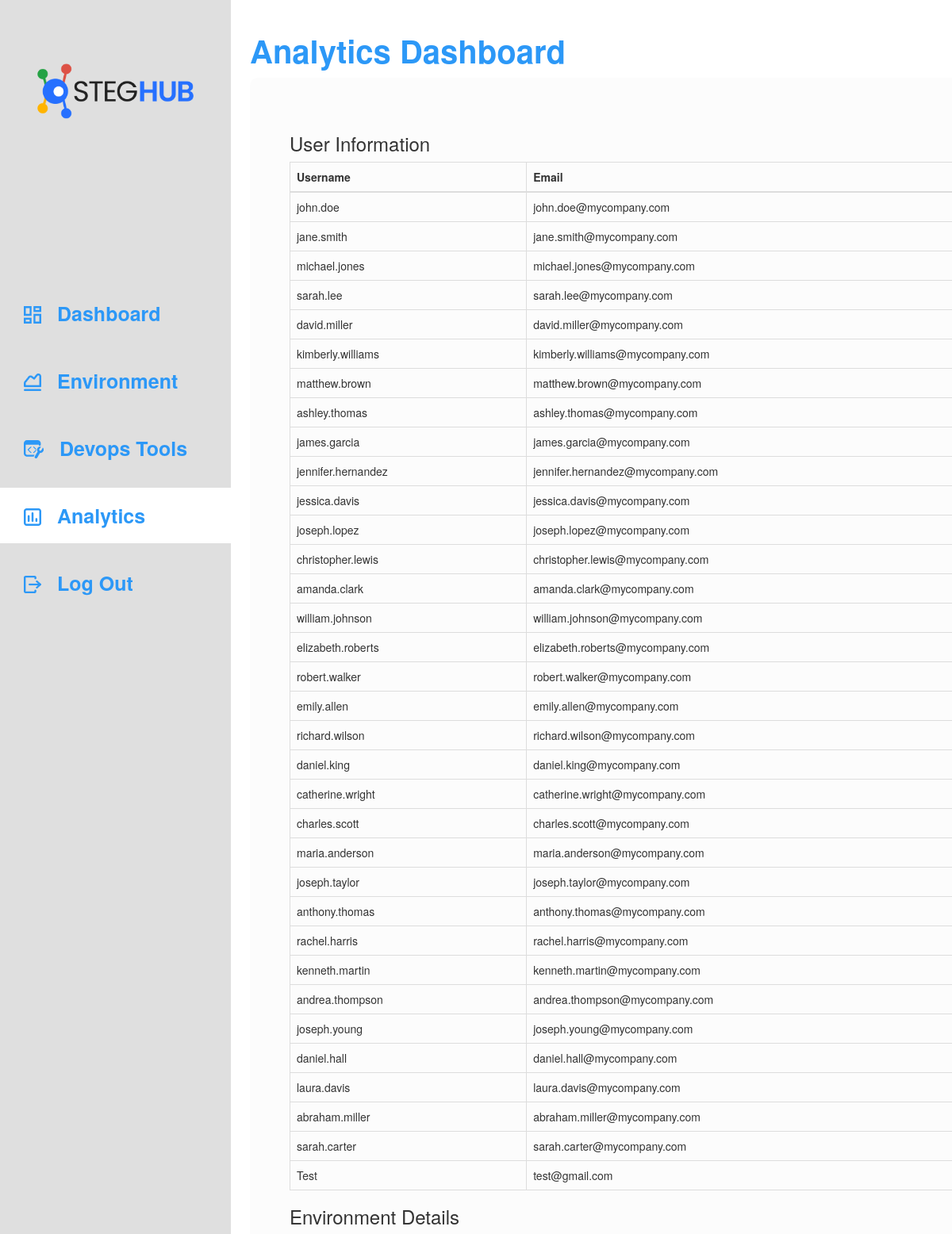
/analytics.php (signed in, upper part), run on the app's committed database.
### tables this page shows
CREATE TABLE `user` (
  `id` int(60) NOT NULL,
  `username` varchar(60) NOT NULL,
  `email` varchar(60) NOT NULL,
  `password` varchar(60) NOT NULL
);

### analytics.php (the view, shortened to what this page needs)
<?php
    include('logout_popup.php');
?>
<!DOCTYPE html>
<html>
<head>
    <link rel="stylesheet" href="https://maxcdn.bootstrapcdn.com/bootstrap/3.4.1/css/bootstrap.min.css">
    <link rel="stylesheet" type="text/css" href="css/dashboard.css">
</head>
<body>
    <div class="container-fluid dashboard-content">
        <div class="row">
            <div class="col-md-2 sidebar">
                <div class="logo">
                    <img class="logo-img" src="images/StegHub.png" alt="" >
                </div>
                <div class="sidebar-menus">
                    <ul>
                        <li ><a href="home.php"><img src="images/dashboard.png"><span class="menu-title">Dashboard</span></a></li>
                        <li><a href="environment.php"><img src="images/environment.png"><span class="menu-title">Environment</span></a></li>
                        <li><a href="dev_tools.php"><img src="images/tools.png"><span class="menu-title">Devops Tools</span></a></li>
                        <li class="active"><a href="analytics.php"><img src="images/analytics.png"><span class="menu-title">Analytics</span></a></li>
                        <li><a  onclick="popupOpen();"><img src="images/logout.png"><span class="menu-title">Log Out</span></a></li>
                    </ul>
                </div>
            </div>
            <div class="col-md-10 main-content">
                <div class="titles">
                    <h4>Analytics Dashboard</h4>
                </div>
                <div class="inner-content">
                    <h3>User Information</h3>
                    <table class="table table-bordered">
                        <thead>
                            <tr>
                                <th>Username</th>
                                <th>Email</th>
                            </tr>
                        </thead>
                        <tbody>
                            <?php
                                $user_sql = "SELECT username, email FROM user";
                                $user_result = mysqli_query($conn, $user_sql);
                                if (mysqli_num_rows($user_result) > 0) {
                                    while($user_row = mysqli_fetch_assoc($user_result)) {
                                        echo "<tr>";
                                        echo "<td>" . $user_row['username'] . "</td>";
                                        echo "<td>" . $user_row['email'] . "</td>";
                                        echo "</tr>";
                                    }
                                } else {
                                    echo "<tr><td colspan='2'>No users found</td></tr>";
                                }
                            ?>
                        </tbody>
                    </table>
                    <h3>Environment Details</h3>
                </div>
            </div>
        </div>
    </div>
</body>
</html>

### logout_popup.php (shortened to what this page needs)
<!DOCTYPE html>
<html>
<head>
	<link rel="stylesheet" href="https://maxcdn.bootstrapcdn.com/bootstrap/3.4.1/css/bootstrap.min.css">
	<link rel="stylesheet" type="text/css" href="css/dashboard.css">
</head>
<body>
<div class="row">
</body>
</html>

### css/dashboard.css (style rules this page uses)
html, body { max-width: 100%; overflow-x: hidden; }
.sidebar { width: 291px; min-height: 1px; left: 0px; top: 0px; background: rgba(94, 94, 94, 0.2); padding-top: 80px; padding-left: 0px!important; padding-right: 0px!important; }
.sidebar { position: fixed; height: 100%; overflow: auto; overflow-y: hidden; }
.sidebar-menus { margin-top: 130px; }
a { text-decoration: none!important; }
.sidebar-menus img { position: relative; margin-top: -10px; }
.logo { text-align: center; padding-bottom: 80px; }
ul { list-style: none; padding: 0px!important; }
.sidebar-menus li { margin: 15px 0; padding: 20px 30px; }
span.menu-title { font-style: normal; font-weight: bold; font-size: 25px; line-height: 30px; color: #2C98F7; margin-left: 20px; }
.active { background: #FFFFFF; }
.titles h4 { font-style: normal; font-weight: bold; font-size: 40px; line-height: 48px; color: #2C98F7; }
.main-content { margin-left: 300px; padding: 30px; }
.logo-img { width: 200px; }
.inner-content { padding: 50px; }
.inner-content { background: rgba(196, 196, 196, 0.06); border-radius: 10px; }

### data on the page
user: username "john.doe", email "john.doe@mycompany.com"
user: username "jane.smith", email "jane.smith@mycompany.com"
user: username "michael.jones", email "michael.jones@mycompany.com"
user: username "sarah.lee", email "sarah.lee@mycompany.com"
user: username "david.miller", email "david.miller@mycompany.com"
user: username "kimberly.williams", email "kimberly.williams@mycompany.com"
user: username "matthew.brown", email "matthew.brown@mycompany.com"
user: username "ashley.thomas", email "ashley.thomas@mycompany.com"
user: username "james.garcia", email "james.garcia@mycompany.com"
user: username "jennifer.hernandez", email "jennifer.hernandez@mycompany.com"
user: username "jessica.davis", email "jessica.davis@mycompany.com"
user: username "joseph.lopez", email "joseph.lopez@mycompany.com"
user: username "christopher.lewis", email "christopher.lewis@mycompany.com"
user: username "amanda.clark", email "amanda.clark@mycompany.com"
user: username "william.johnson", email "william.johnson@mycompany.com"
user: username "elizabeth.roberts", email "elizabeth.roberts@mycompany.com"
user: username "robert.walker", email "robert.walker@mycompany.com"
user: username "emily.allen", email "emily.allen@mycompany.com"
user: username "richard.wilson", email "richard.wilson@mycompany.com"
user: username "daniel.king", email "daniel.king@mycompany.com"
user: username "catherine.wright", email "catherine.wright@mycompany.com"
user: username "charles.scott", email "charles.scott@mycompany.com"
user: username "maria.anderson", email "maria.anderson@mycompany.com"
user: username "joseph.taylor", email "joseph.taylor@mycompany.com"
user: username "anthony.thomas", email "anthony.thomas@mycompany.com"
user: username "rachel.harris", email "rachel.harris@mycompany.com"
user: username "kenneth.martin", email "kenneth.martin@mycompany.com"
user: username "andrea.thompson", email "andrea.thompson@mycompany.com"
user: username "joseph.young", email "joseph.young@mycompany.com"
user: username "daniel.hall", email "daniel.hall@mycompany.com"
user: username "laura.davis", email "laura.davis@mycompany.com"
user: username "abraham.miller", email "abraham.miller@mycompany.com"
user: username "sarah.carter", email "sarah.carter@mycompany.com"
user: username "Test", email "test@gmail.com"
